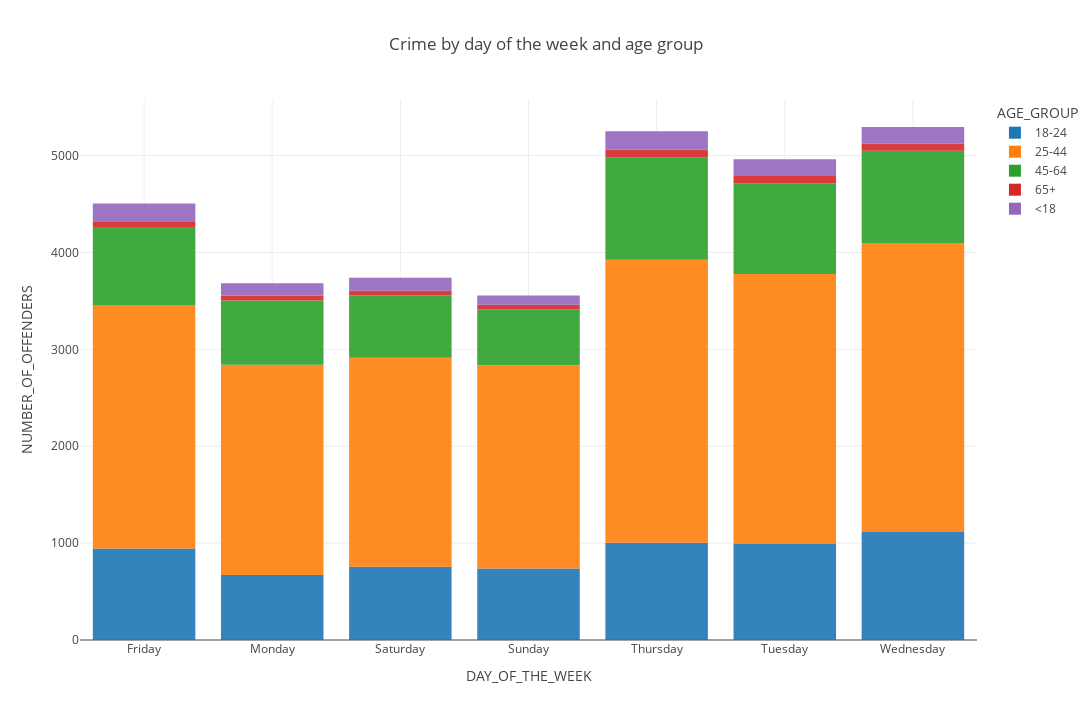

The code cell stored with this chart in its notebook:
### Code cell
barchart = px.bar(
    data_frame=bk_groupby_2,
    x="DAY_OF_THE_WEEK",
    y="NUMBER_OF_OFFENDERS",
    color="AGE_GROUP",               # differentiate color of marks
    opacity=0.9,                  # set opacity of markers (from 0 to 1)
    orientation="v",              # 'v','h': orientation of the marks
    barmode='relative',           # in 'overlay' mode, bars are top of one another.
                                  # in 'group' mode, bars are placed beside each other.
                                  # in 'relative' mode, bars are stacked above (+) or below (-) zero.
    #----------------------------------------------------------------------------------------------
    # facet_row='caste',          # assign marks to subplots in the vertical direction
    # facet_col='caste',          # assigns marks to subplots in the horizontal direction
    # facet_col_wrap=2,           # maximum number of subplot columns. Do not set facet_row!

    # color_discrete_sequence=["pink","yellow"],               # set specific marker colors. Color-colum data cannot be numeric
    # color_discrete_map={"Male": "gray" ,"Female":"red"},     # map your chosen colors
    # color_continuous_scale=px.colors.diverging.Picnic,       # set marker colors. When color colum is numeric data
    # color_continuous_midpoint=100,                           # set desired midpoint. When colors=diverging
    # range_color=[1,10000],                                   # set your own continuous color scale
    #----------------------------------------------------------------------------------------------
    # text='convicts',            # values appear in figure as text labels
    # hover_name='under_trial',   # values appear in bold in the hover tooltip
    # hover_data=['detenues'],    # values appear as extra data in the hover tooltip
    # custom_data=['others'],     # invisible values that are extra data to be used in Dash callbacks or widgets

    # log_x=True,                 # x-axis is log-scaled
    # log_y=True,                 # y-axis is log-scaled
    # error_y="err_plus",         # y-axis error bars are symmetrical or for positive direction
    # error_y_minus="err_minus",  # y-axis error bars in the negative direction

    #labels={"convicts":"Convicts in Maharashtra",
    #"gender":"Gender"},           # map the labels of the figure
    title='Crime by day of the week and age group', # figure title
    width=1400,                   # figure width in pixels
    height=720,                   # figure height in pixels
    template='gridon',            # 'ggplot2', 'seaborn', 'simple_white', 'plotly',
                                  # 'plotly_white', 'plotly_dark', 'presentation',
                                  # 'xgridoff', 'ygridoff', 'gridon', 'none'

    # animation_frame='year',     # assign marks to animation frames
    # # animation_group=,         # use only when df has multiple rows with same object
    # # range_x=[5,50],           # set range of x-axis
    # range_y=[0,9000],           # set range of x-axis
    # category_orders={'year':    # force a specific ordering of values per column
    # [2013,2012,2011,2010,2009,2008,2007,2006,2005,2004,2003,2002,2001]},

)

barchart.show()

### Figure 1 — Plotly figure (JSON) as saved in the notebook; plotly's stock layout.template omitted (floating-point values rounded to 4 significant figures)
{"data": [{"alignmentgroup": "True", "hovertemplate": "AGE_GROUP=18-24<br>DAY_OF_THE_WEEK=%{x}<br>NUMBER_OF_OFFENDERS=%{y}<extra></extra>", "legendgroup": "18-24", "marker": {"color": "#1F77B4", "opacity": 0.9, "pattern": {"shape": ""}}, "name": "18-24", "offsetgroup": "18-24", "orientation": "v", "showlegend": true, "textposition": "auto", "type": "bar", "x": ["Friday", "Monday", "Saturday", "Sunday", "Thursday", "Tuesday", "Wednesday"], "xaxis": "x", "y": [944, 671, 755, 737, 1005, 991, 1116], "yaxis": "y"}, {"alignmentgroup": "True", "hovertemplate": "AGE_GROUP=25-44<br>DAY_OF_THE_WEEK=%{x}<br>NUMBER_OF_OFFENDERS=%{y}<extra></extra>", "legendgroup": "25-44", "marker": {"color": "#FF7F0E", "opacity": 0.9, "pattern": {"shape": ""}}, "name": "25-44", "offsetgroup": "25-44", "orientation": "v", "showlegend": true, "textposition": "auto", "type": "bar", "x": ["Friday", "Monday", "Saturday", "Sunday", "Thursday", "Tuesday", "Wednesday"], "xaxis": "x", "y": [2514, 2171, 2157, 2098, 2920, 2786, 2982], "yaxis": "y"}, {"alignmentgroup": "True", "hovertemplate": "AGE_GROUP=45-64<br>DAY_OF_THE_WEEK=%{x}<br>NUMBER_OF_OFFENDERS=%{y}<extra></extra>", "legendgroup": "45-64", "marker": {"color": "#2CA02C", "opacity": 0.9, "pattern": {"shape": ""}}, "name": "45-64", "offsetgroup": "45-64", "orientation": "v", "showlegend": true, "textposition": "auto", "type": "bar", "x": ["Friday", "Monday", "Saturday", "Sunday", "Thursday", "Tuesday", "Wednesday"], "xaxis": "x", "y": [806, 662, 644, 577, 1059, 935, 952], "yaxis": "y"}, {"alignmentgroup": "True", "hovertemplate": "AGE_GROUP=65+<br>DAY_OF_THE_WEEK=%{x}<br>NUMBER_OF_OFFENDERS=%{y}<extra></extra>", "legendgroup": "65+", "marker": {"color": "#D62728", "opacity": 0.9, "pattern": {"shape": ""}}, "name": "65+", "offsetgroup": "65+", "orientation": "v", "showlegend": true, "textposition": "auto", "type": "bar", "x": ["Friday", "Monday", "Saturday", "Sunday", "Thursday", "Tuesday", "Wednesday"], "xaxis": "x", "y": [58, 52, 49, 49, 79, 77, 72], "yaxis": "y"}, {"alignmentgroup": "True", "hovertemplate": "AGE_GROUP=<18<br>DAY_OF_THE_WEEK=%{x}<br>NUMBER_OF_OFFENDERS=%{y}<extra></extra>", "legendgroup": "<18", "marker": {"color": "#9467BD", "opacity": 0.9, "pattern": {"shape": ""}}, "name": "<18", "offsetgroup": "<18", "orientation": "v", "showlegend": true, "textposition": "auto", "type": "bar", "x": ["Friday", "Monday", "Saturday", "Sunday", "Thursday", "Tuesday", "Wednesday"], "xaxis": "x", "y": [183, 125, 134, 94, 187, 174, 173], "yaxis": "y"}], "layout": {"barmode": "relative", "height": 720, "legend": {"title": {"text": "AGE_GROUP"}, "tracegroupgap": 0}, "title": {"text": "Crime by day of the week and age group"}, "width": 1400, "xaxis": {"anchor": "y", "domain": [0, 1], "title": {"text": "DAY_OF_THE_WEEK"}}, "yaxis": {"anchor": "x", "domain": [0, 1], "title": {"text": "NUMBER_OF_OFFENDERS"}}}}
